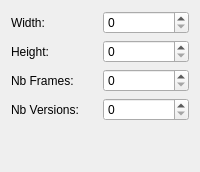
      <widget class="QWidget" name="firingTab" >
       <property name="toolTip" >
        <string>Data about the firing sprite</string>
       </property>
       <attribute name="title" >
        <string>Firing</string>
       </attribute>
       <layout class="QVBoxLayout" name="verticalLayout" >
        <item>
         <layout class="QGridLayout" name="gridLayout" >
          <item row="0" column="0" >
           <widget class="QLabel" name="label_18" >
            <property name="text" >
             <string>Width:</string>
            </property>
           </widget>
          </item>
          <item row="0" column="1" >
           <widget class="QSpinBox" name="firingw" >
            <property name="toolTip" >
             <string>Firing cannon individual frame width</string>
            </property>
            <property name="whatsThis" >
             <string>&lt;!DOCTYPE HTML PUBLIC "-//W3C//DTD HTML 4.0//EN" "http://www.w3.org/TR/REC-html40/strict.dtd">
&lt;html>&lt;head>&lt;meta name="qrichtext" content="1" />&lt;style type="text/css">
p, li { white-space: pre-wrap; }
&lt;/style>&lt;/head>&lt;body style=" font-family:'Sans Serif'; font-size:10pt; font-weight:400; font-style:normal;">
&lt;p style=" margin-top:0px; margin-bottom:0px; margin-left:0px; margin-right:0px; -qt-block-indent:0; text-indent:0px;">Firing cannon individual frame width.&lt;/p>
&lt;p style="-qt-paragraph-type:empty; margin-top:0px; margin-bottom:0px; margin-left:0px; margin-right:0px; -qt-block-indent:0; text-indent:0px;">&lt;/p>
&lt;p style=" margin-top:0px; margin-bottom:0px; margin-left:0px; margin-right:0px; -qt-block-indent:0; text-indent:0px;">The pool &lt;span style=" font-style:italic;">firing cannon&lt;/span> element will be rendered on a pixmap of width : &lt;span style=" font-style:italic;">Width&lt;/span> * &lt;span style=" font-style:italic;">number of frames&lt;/span> and  then split into individual frames.&lt;/p>&lt;/body>&lt;/html></string>
            </property>
           </widget>
          </item>
          <item row="1" column="0" >
           <widget class="QLabel" name="label_17" >
            <property name="text" >
             <string>Height:</string>
            </property>
           </widget>
          </item>
          <item row="1" column="1" >
           <widget class="QSpinBox" name="firingh" >
            <property name="toolTip" >
             <string>Firing cannon individual frame height</string>
            </property>
            <property name="whatsThis" >
             <string>&lt;!DOCTYPE HTML PUBLIC "-//W3C//DTD HTML 4.0//EN" "http://www.w3.org/TR/REC-html40/strict.dtd">
&lt;html>&lt;head>&lt;meta name="qrichtext" content="1" />&lt;style type="text/css">
p, li { white-space: pre-wrap; }
&lt;/style>&lt;/head>&lt;body style=" font-family:'Sans Serif'; font-size:10pt; font-weight:400; font-style:normal;">
&lt;p style=" margin-top:0px; margin-bottom:0px; margin-left:0px; margin-right:0px; -qt-block-indent:0; text-indent:0px;">Firing cannon individual frame height.&lt;/p>
&lt;p style="-qt-paragraph-type:empty; margin-top:0px; margin-bottom:0px; margin-left:0px; margin-right:0px; -qt-block-indent:0; text-indent:0px;">&lt;/p>
&lt;p style=" margin-top:0px; margin-bottom:0px; margin-left:0px; margin-right:0px; -qt-block-indent:0; text-indent:0px;">The pool &lt;span style=" font-style:italic;">firing cannon&lt;/span> element will be rendered on a pixmap of height : &lt;span style=" font-style:italic;">Height&lt;/span> * &lt;span style=" font-style:italic;">number of versions&lt;/span> and  then split into individual frames.&lt;/p>&lt;/body>&lt;/html></string>
            </property>
           </widget>
          </item>
          <item row="2" column="0" >
           <widget class="QLabel" name="label_19" >
            <property name="text" >
             <string>Nb Frames:</string>
            </property>
           </widget>
          </item>
          <item row="2" column="1" >
           <widget class="QSpinBox" name="firingf" >
            <property name="toolTip" >
             <string>Firing cannon number of individual frames</string>
            </property>
            <property name="whatsThis" >
             <string>&lt;!DOCTYPE HTML PUBLIC "-//W3C//DTD HTML 4.0//EN" "http://www.w3.org/TR/REC-html40/strict.dtd">
&lt;html>&lt;head>&lt;meta name="qrichtext" content="1" />&lt;style type="text/css">
p, li { white-space: pre-wrap; }
&lt;/style>&lt;/head>&lt;body style=" font-family:'Sans Serif'; font-size:10pt; font-weight:400; font-style:normal;">
&lt;p style=" margin-top:0px; margin-bottom:0px; margin-left:0px; margin-right:0px; -qt-block-indent:0; text-indent:0px;">Firing cannon number of individual frames.&lt;/p>
&lt;p style="-qt-paragraph-type:empty; margin-top:0px; margin-bottom:0px; margin-left:0px; margin-right:0px; -qt-block-indent:0; text-indent:0px;">&lt;/p>
&lt;p style=" margin-top:0px; margin-bottom:0px; margin-left:0px; margin-right:0px; -qt-block-indent:0; text-indent:0px;">The pool &lt;span style=" font-style:italic;">firing cannon&lt;/span> element will be rendered on a pixmap of width : &lt;span style=" font-style:italic;">Width&lt;/span> * N&lt;span style=" font-style:italic;">umber of frames&lt;/span> and  then split into individual frames.&lt;/p>&lt;/body>&lt;/html></string>
            </property>
           </widget>
          </item>
          <item row="3" column="0" >
           <widget class="QLabel" name="label_20" >
            <property name="text" >
             <string>Nb Versions:</string>
            </property>
           </widget>
          </item>
          <item row="3" column="1" >
           <widget class="QSpinBox" name="firingv" >
            <property name="toolTip" >
             <string>Firing cannon number of versions</string>
            </property>
            <property name="whatsThis" >
             <string>&lt;!DOCTYPE HTML PUBLIC "-//W3C//DTD HTML 4.0//EN" "http://www.w3.org/TR/REC-html40/strict.dtd">
&lt;html>&lt;head>&lt;meta name="qrichtext" content="1" />&lt;style type="text/css">
p, li { white-space: pre-wrap; }
&lt;/style>&lt;/head>&lt;body style=" font-family:'Sans Serif'; font-size:10pt; font-weight:400; font-style:normal;">
&lt;p style=" margin-top:0px; margin-bottom:0px; margin-left:0px; margin-right:0px; -qt-block-indent:0; text-indent:0px;">Firing cannon number of versions.&lt;/p>
&lt;p style="-qt-paragraph-type:empty; margin-top:0px; margin-bottom:0px; margin-left:0px; margin-right:0px; -qt-block-indent:0; text-indent:0px;">&lt;/p>
&lt;p style=" margin-top:0px; margin-bottom:0px; margin-left:0px; margin-right:0px; -qt-block-indent:0; text-indent:0px;">The pool &lt;span style=" font-style:italic;">firing cannon&lt;/span> element will be rendered on a pixmap of height : &lt;span style=" font-style:italic;">Height&lt;/span> * &lt;span style=" font-style:italic;">Number of versions&lt;/span> and  then split into individual frames.&lt;/p>
&lt;p style="-qt-paragraph-type:empty; margin-top:0px; margin-bottom:0px; margin-left:0px; margin-right:0px; -qt-block-indent:0; text-indent:0px;">&lt;/p>
&lt;p style=" margin-top:0px; margin-bottom:0px; margin-left:0px; margin-right:0px; -qt-block-indent:0; text-indent:0px;">Each version shows the sprite visible from one direction: the first one is directed towards the right, the second towards the left, the third one from front and the last one from the back. But all sprites don't need all versions.&lt;/p>&lt;/body>&lt;/html></string>
            </property>
           </widget>
          </item>
          <item row="4" column="0" >
           <spacer name="verticalSpacer" >
            <property name="orientation" >
             <enum>Qt::Vertical</enum>
            </property>
            <property name="sizeHint" stdset="0" >
             <size>
              <width>20</width>
              <height>40</height>
             </size>
            </property>
           </spacer>
          </item>
         </layout>
        </item>
       </layout>
      </widget>
